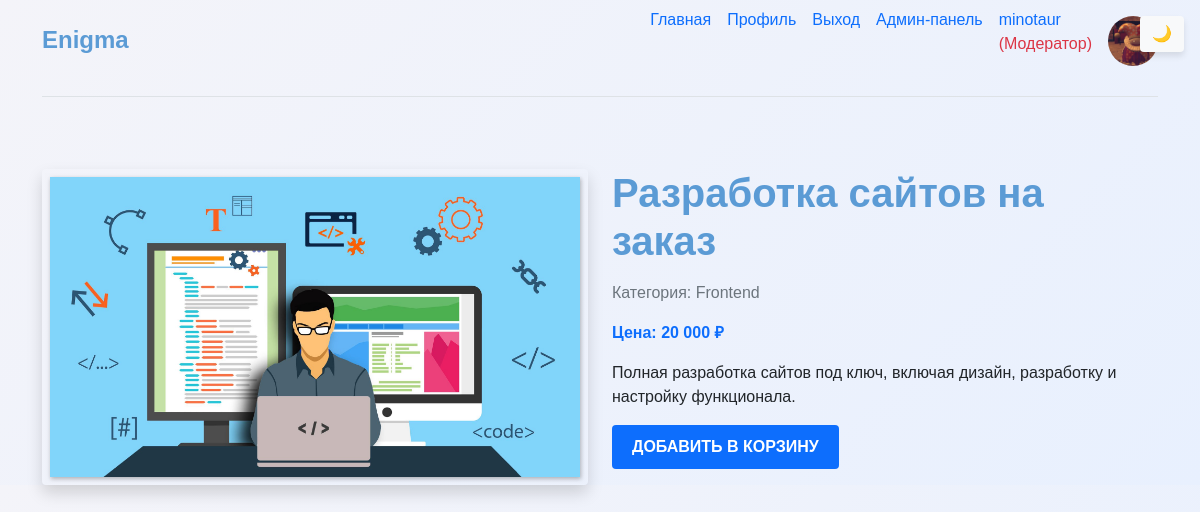
The page /product.php?id=13 (signed in) on the database its author committed.
### tables this page shows
CREATE TABLE `users` (
  `ID` int(11) NOT NULL,
  `Login` varchar(25) NOT NULL,
  `Password` varchar(60) NOT NULL,
  `Email` varchar(50) NOT NULL,
  `avatar` varchar(100) NOT NULL,
  `orders_count` int(11) NOT NULL,
  `date_reg` datetime NOT NULL,
  `is_admin` enum('user','admin','system_admin') NOT NULL,
  `is_active` enum('active','banned') NOT NULL
);

CREATE TABLE `categories` (
  `ID` int(11) NOT NULL,
  `Name` text NOT NULL,
  `Description` text NOT NULL,
  `category` varchar(30) NOT NULL,
  `Image` varchar(50) NOT NULL,
  `price` int(6) NOT NULL,
  `status` enum('active','note_active') NOT NULL
);

### product.php (the view, shortened to what this page needs)
<?php
require_once 'database/database.php';
$productId = (int)$_GET['id'];
$sql = "SELECT * FROM categories WHERE ID = ? AND status = 'active'";
$stmt = $conn->prepare($sql);
$stmt->bind_param('i', $productId);
$stmt->execute();
$result = $stmt->get_result();
$product = $result->fetch_assoc();
$sql = "SELECT * FROM users WHERE ID = ?";
$stmt = $conn->prepare($sql);
$stmt->bind_param('i', $_SESSION['user_id']);
$stmt->execute();
$result = $stmt->get_result();
$user = $result->fetch_assoc();
?>
<!DOCTYPE html>
<html lang="ru">
<head>
    <link href="https://cdn.jsdelivr.net/npm/bootstrap@5.1.3/dist/css/bootstrap.min.css" rel="stylesheet">
    <link rel="stylesheet" href="css/catalog.css">
    <link rel="stylesheet" href="css/main.css">
</head>
<body>
<header>
    <div class="container">
        <div class="row">
            <div class="col-12">
                <div class="d-flex flex-column flex-md-row align-items-center pb-3 mb-4 border-bottom">
                    <a href="index.php" class="d-flex align-items-center text-decoration-none">
                        <span class="fs-4 text-primary fw-bold">Enigma</span>
                    </a>
                    <nav class="d-inline-flex mt-2 mt-md-0 ms-md-auto">
                        <a class="me-3 py-2 text-decoration-none" href="index">Главная</a>
                        <?php if(isset($_SESSION['user_auth'])): ?>
                            <a class="me-3 py-2 text-decoration-none" href="profile">Профиль</a>
                            <a class="me-3 py-2 text-decoration-none" href="auth/logout">Выход</a>
                        <?php else: ?>
                            <a class="me-3 py-2 text-decoration-none" href="auth/register">Регистрация</a>
                            <a class="me-3 py-2 text-decoration-none" href="auth/login">Вход</a>
                        <?php endif; ?>
                        <?php if(isset($_SESSION['admin_auth'])): ?>
                            <a class="me-3 py-2 text-decoration-none" href="admin/admin">Админ-панель</a>
                        <?php endif; ?>
                        <?php if(isset($_SESSION['user_auth'])): ?>
                            <a class="me-3 py-2 text-decoration-none" href="profile"><?= $_SESSION['user_login'] ;
                            if($_SESSION['system_admin'] == true) {
                                echo " <p class='text-danger'>(Администратор)</p>";
                            }elseif($_SESSION['admin_auth'] == true) {
                                echo " <p class='text-danger'>(Модератор)</p>";
                            }endif;
                            ?></a>
                        <?php  if (isset($user['avatar']) && !empty($user['avatar']) && file_exists($user['avatar'])): ?>
                            <a href="profile"><img src="<?php echo $user['avatar']; ?>" alt="Avatar" class="rounded-circle mt-3" style="width: 50px; height: 50px; object-fit: cover;"></a>
                           <?php else: ?>
                            <a href="profile"><img src="https://via.placeholder.com/50" alt="Avatar" class="rounded-circle mt-3" style="width: 50px; height: 50px; object-fit: cover;"></a>
                        <?php endif; ?>
                        <button id="theme-toggle" class="btn btn-light position-fixed top-0 end-0 m-3">🌙</button>
                    </nav>
                </div>
            </div>
        </div>
    </div>
</header>
<div class="container mt-5">
    <div class="row">
        <div class="col-md-6">
            <img src="<?= htmlspecialchars($product['Image']) ?>" class="img-fluid rounded shadow" alt="<?= htmlspecialchars($product['Name']) ?>">
        </div>
        <div class="col-md-6">
            <h1 class="text-primary fw-bold mb-3"><?= htmlspecialchars($product['Name']) ?></h1>
            <p class="text-muted">Категория: <?= htmlspecialchars($product['category']) ?></p>
            <p class="fw-bold">Цена: <?= number_format($product['price'], 0, ',', ' ') ?> ₽</p>
            <p><?= htmlspecialchars($product['Description']) ?></p>
            <form action="add_to_cart" method="POST">
                <button type="submit" class="btn btn-primary">Добавить в корзину</button>
            </form>
        </div>
    </div>
</div>
</body>
</html>

### css/catalog.css (style rules this page uses)
body { background-color: #f8f9fa; color: #212529; font-family: Arial, sans-serif; }
h1, .fw-bold { color: #0d6efd; }
.btn-primary { background-color: #0d6efd; border: none; padding: 10px 20px; text-transform: uppercase; font-weight: bold; }

### css/main.css (style rules this page uses)
.container { opacity: 0; transition: opacity 1.1s; }
.container.loaded { opacity: 1; }
html { scroll-behavior: smooth; }
body { background: linear-gradient(135deg, #f4f4f9, #e8f0fe); overflow-x: hidden; transition: background-color 0,4s ease, color 0,4s ease; }
.text-primary { color: #5b9bd5 !important; }
#theme-toggle { border: none; box-shadow: 0 4px 6px rgba(0, 0, 0, 0.1); }

### rows shown on the page
users: avatar (picture)
categories: Image (picture), Name "Разработка сайтов на заказ", category "Frontend", price "20 000", Description "Полная разработка сайтов под ключ, включая дизайн, разработку и настройку функционала."

### other values the page prints
$_SESSION['user_login'] "minotaur"
